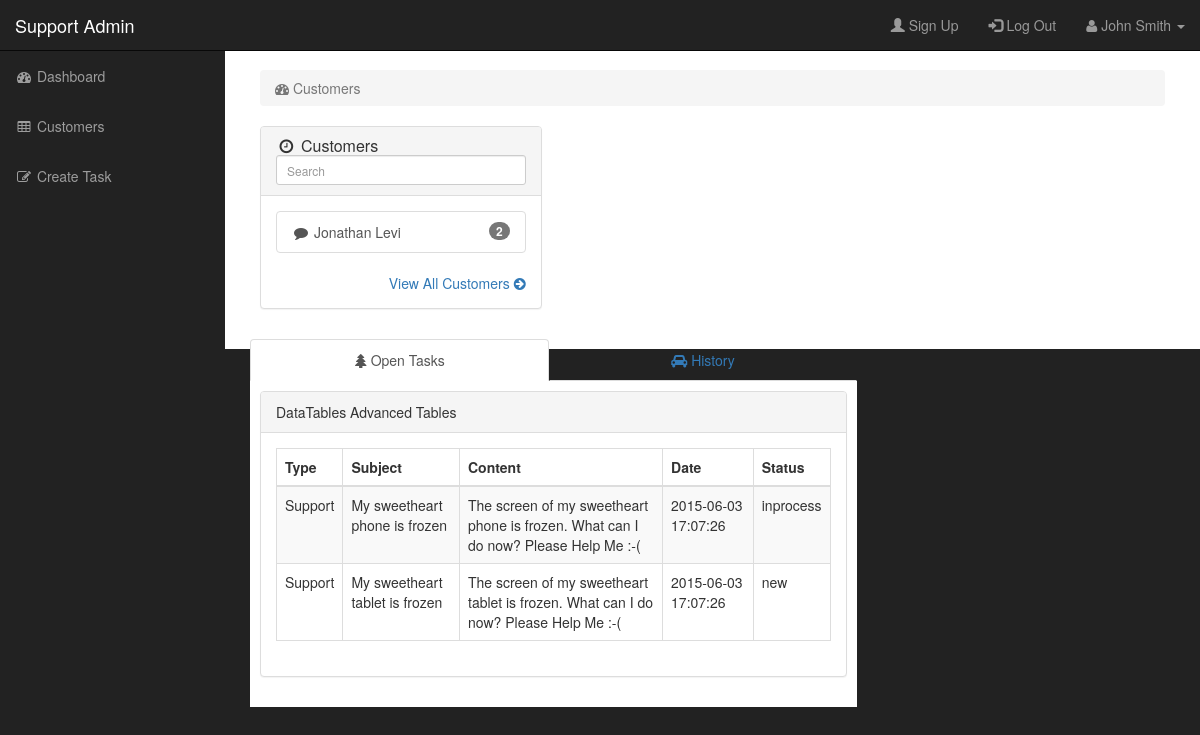
The app's page /customers.php (signed in) with its own data.
### tables this page shows
CREATE TABLE IF NOT EXISTS users(
	id INT UNSIGNED AUTO_INCREMENT NOT NULL,
	name VARCHAR(30) NOT NULL,
	email VARCHAR(50),
	phone VARCHAR(15),
	image_path VARCHAR(60),
	password VARCHAR(15),
	userType VARCHAR(15) NOT NULL,
	PRIMARY KEY (id),
    UNIQUE (email)
);

CREATE TABLE IF NOT EXISTS tasks(
	id INT UNSIGNED AUTO_INCREMENT NOT NULL,
	taskType VARCHAR(15) NOT NULL,
	userId VARCHAR(50) NOT NULL,
	subject	VARCHAR(160) NOT NULL,
	content VARCHAR(255) NOT NULL,
	creationDate DATETIME Default NOW() NOT NULL,
	status VARCHAR(15)Default "new" NOT NULL,
	PRIMARY KEY (id)
);

### include/dal.php (called while the page is built, shortened)
<?php
function getDbConnection()
{
	$dbUri  = 'mysql:host=127.0.0.1;dbname=php_support_system';
	$dbUser = 'root';
	$dbPass = '';
	$dbh = new PDO($dbUri, $dbUser, $dbPass, array(
	PDO::ATTR_ERRMODE => PDO::ERRMODE_EXCEPTION
	));
	return $dbh;
}
function get_all_customers()
{
    $dbh = getDbConnection();
	$sql = "SELECT u.*, count(t.status) tasksNum
			FROM users u
			LEFT JOIN tasks t
			ON u.id = t.userId
			WHERE u.userType = 'customer' AND NOT(t.status='closed')
			group by u.id
			ORDER BY t.status, u.name";
    $stmt = $dbh->prepare($sql);
	if ($stmt->execute()){
		$result = $stmt->fetchAll(PDO::FETCH_ASSOC);
		if (isset($customersList)){return $customersList;}
		else {return $result;}
	}
	else{
		return null;
	}
}
function get_all_Open_Tasks($customerId){
    $dbh = getDbConnection();
	$sql = "SELECT tasks.taskType , tasks.subject , tasks.content ,  tasks.creationDate , tasks.status, tasks.id taskId
			FROM users JOIN tasks
			ON users.id = tasks.userId
			where tasks.status NOT LIKE '%closed%'
			and tasks.userId = " . $customerId;
    $stmt = $dbh->prepare($sql);
	if ($stmt->execute()){
		$result = $stmt->fetchAll(PDO::FETCH_ASSOC);
		if (isset($customersList1)){return $customersList1;}
		else {return $result;}
	}
	else{
		return null;
	}
}
?>

### customers.php (the view, shortened to what this page needs)
<?php require_once 'include/header.php';?>
<?php require_once 'include/dal.php';?>
        <div id="page-wrapper">
            <div class="container-fluid">
                <div class="row">
                    <div class="col-lg-12">
                        <ol class="breadcrumb">
                            <li class="active">
                                <i class="fa fa-dashboard"></i> Customers
                            </li>
                        </ol>
                    </div>
                </div>
                <div class="row">
                    <div class="col-lg-4">
                        <div class="panel panel-default">
                            <div class="panel-heading">
                                <h3 class="panel-title"><i class="fa fa-clock-o fa-fw"></i> Customers</h3>
								<div id="dataTables-example_filter" class="dataTables_filter">
									<input type="search" class="form-control input-sm" placeholder="Search" aria-controls="dataTables-example">
								</div>
                            </div>
                            <div class="panel-body">
                                <div class="list-group">
									<?php $customersList = get_all_customers();
									foreach ($customersList as $customer){ ?>
										<a href="?clientid=<?=$customer["id"];?>" class="list-group-item">
											<span class="badge"> <?= $customer["tasksNum"];?></span>
											<i class="fa fa-fw fa-comment"></i> <?= $customer["name"];?>
										</a>
									<?php
									}
									?>
                                </div>
                                <div class="text-right">
                                    <a href="#">View All Customers <i class="fa fa-arrow-circle-right"></i></a>
                                </div>
                            </div>
                        </div>
                    </div>
				</div>
             </div>
         </div>
            <div class="col-lg-8">
            <?php
			if(!empty($_GET["clientid"])){$clientId = htmlspecialchars($_GET["clientid"]);}
			else {$clientId = $customersList[0]["id"];}
			$customersList1 = get_all_Open_Tasks($clientId);?>
                <ul id="myTab" class="nav nav-tabs nav-justified">
                    <li class="active"><a href="#service-one" data-toggle="tab"><i class="fa fa-tree"></i> Open Tasks</a>
                    </li>
                    <li class=""><a href="#service-two" data-toggle="tab"><i class="fa fa-car"></i> History</a>
                    </li>
                </ul>
                <div id="myTabContent" class="tab-content">
                    <div class="tab-pane fade active in" id="service-one">
						<div id="page-wrapper">
							<div class="row">
								<div class="col-lg-12">
									<div class="panel panel-default">
										<div class="panel-heading">
											DataTables Advanced Tables
										</div>
										<div class="panel-body">
											<div class="dataTable_wrapper">
												<table class="table table-striped table-bordered table-hover" id="dataTables-example">
													<thead>
														<tr>
															<th>Type</th>
															<th>Subject</th>
															<th>Content</th>
															<th>Date</th>
															<th>Status</th>
														</tr>
													</thead>
													<tbody>
													<?php foreach ($customersList1 as $customer){?>
														<tr style="cursor: pointer;" onclick="openTaskView('<?=$customer["taskId"]?>');" class="odd gradeX">
															<td><?= $customer["taskType"];?></td>
															<td><?= $customer["subject"];?> </td>
															<td><?= $customer["content"];?> </td>
															<td><?= $customer["creationDate"];?> </td>
															<td><?= $customer["status"];?> </td>
														</tr>
												<?php
												}
												 ?>
													</tbody>
												</table>
											</div>
										</div>
									</div>
								</div>
							</div>
						</div>
					</div>
				</div>
			</div>
<?php require_once 'include/footer.php';?>

### include/header.php (shortened to what this page needs)
<?php require_once 'include/dal.php';?>
<!DOCTYPE html>
<html lang="en">
<head>
    <link href="css/bootstrap.min.css" rel="stylesheet">
    <link href="css/sb-admin.css" rel="stylesheet">
    <link href="font-awesome/css/font-awesome.min.css" rel="stylesheet" type="text/css">
</head>
<body>
    <div id="wrapper">
        <nav class="navbar navbar-inverse navbar-fixed-top" role="navigation">
            <div class="navbar-header">
                <a class="navbar-brand" href="index.php">Support Admin</a>
            </div>
            <ul class="nav navbar-right top-nav">
				<li><a href="#"><span class="glyphicon glyphicon-user"></span> Sign Up</a></li>
				<li><a href="login/login.php?logout=1"><span class="glyphicon glyphicon-log-in"></span> Log Out</a></li>
                <li class="dropdown">
                    <a href="#" class="dropdown-toggle" data-toggle="dropdown"><i class="fa fa-user"></i> John Smith <b class="caret"></b></a>
                </li>
            </ul>
            <div class="collapse navbar-collapse navbar-ex1-collapse">
                <ul class="nav navbar-nav side-nav">
                    <li>
                        <a href="index.php"><i class="fa fa-fw fa-dashboard"></i> Dashboard</a>
                    </li>
                    <li>
                        <a href="customers.php"><i class="fa fa-fw fa-table"></i> Customers</a>
                    </li>
                    <li>
                        <a href="create_Task.php"><i class="fa fa-fw fa-edit"></i> Create Task</a>
                    </li>
                </ul>
            </div>
        </nav>
        <div id="page-wrapper">

### include/footer.php (shortened to what this page needs)
		</div>
    </div>
</body>
</html>

### css/sb-admin.css (style rules this page uses)
body { margin-top: 100px; background-color: #222; }
@media (min-width:768px) { body { margin-top: 50px; } }
#wrapper { padding-left: 0; }
#page-wrapper { width: 100%; padding: 0; background-color: #fff; }
@media (min-width:768px) { #wrapper { padding-left: 225px; } }
@media (min-width:768px) { #page-wrapper { padding: 10px; } }
.top-nav { padding: 0 15px; }
.top-nav>li { display: inline-block; float: left; }
.top-nav>li>a { padding-top: 15px; padding-bottom: 15px; line-height: 20px; color: #999; }
@media (min-width:768px) { .side-nav { position: fixed; top: 51px; left: 225px; width: 225px; margin-left: -225px; border: none; border-radius: 0; overflow-y: auto; background-color: #222; bottom: 0; overflow-x: hidden; padding-bottom: 40px; } }
@media (min-width:768px) { .side-nav>li>a { width: 225px; } }

### records on screen
users: tasksNum "2", name "Jonathan Levi"
tasks: taskType "Support", subject "My sweetheart phone is frozen", content "The screen of my sweetheart phone is frozen. What can I do now? Please Help Me :-(", creationDate "2015-06-03 17:07:26", status "inprocess"
tasks: taskType "Support", subject "My sweetheart tablet is frozen", content "The screen of my sweetheart tablet is frozen. What can I do now? Please Help Me :-(", creationDate "2015-06-03 17:07:26", status "new"
